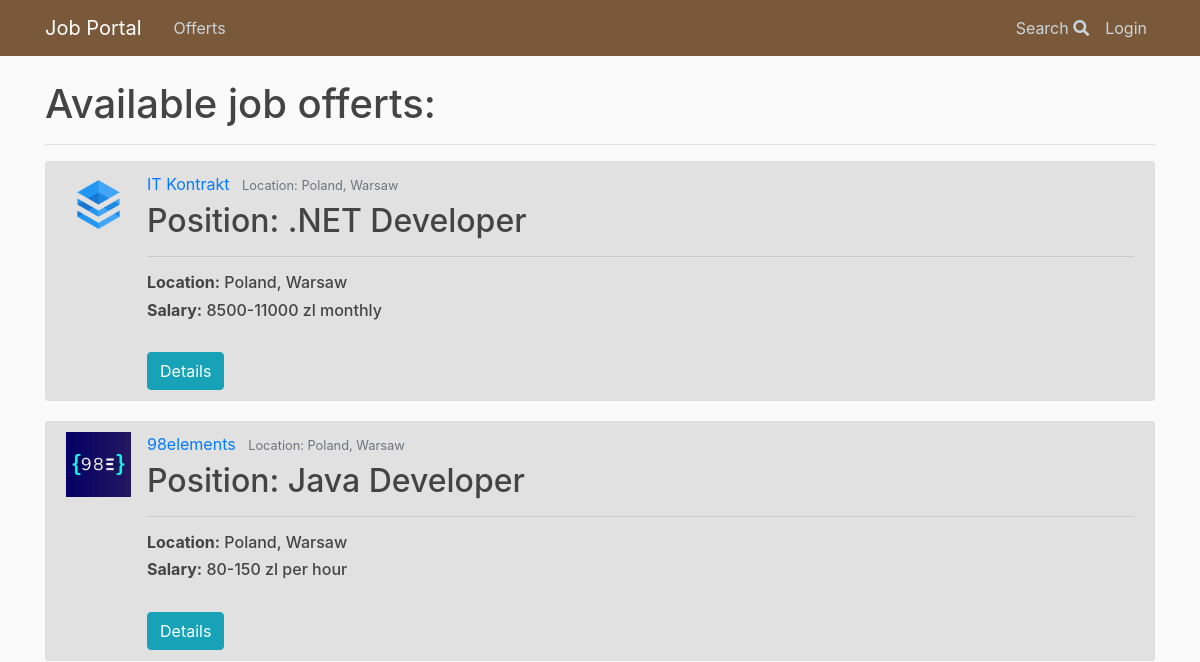
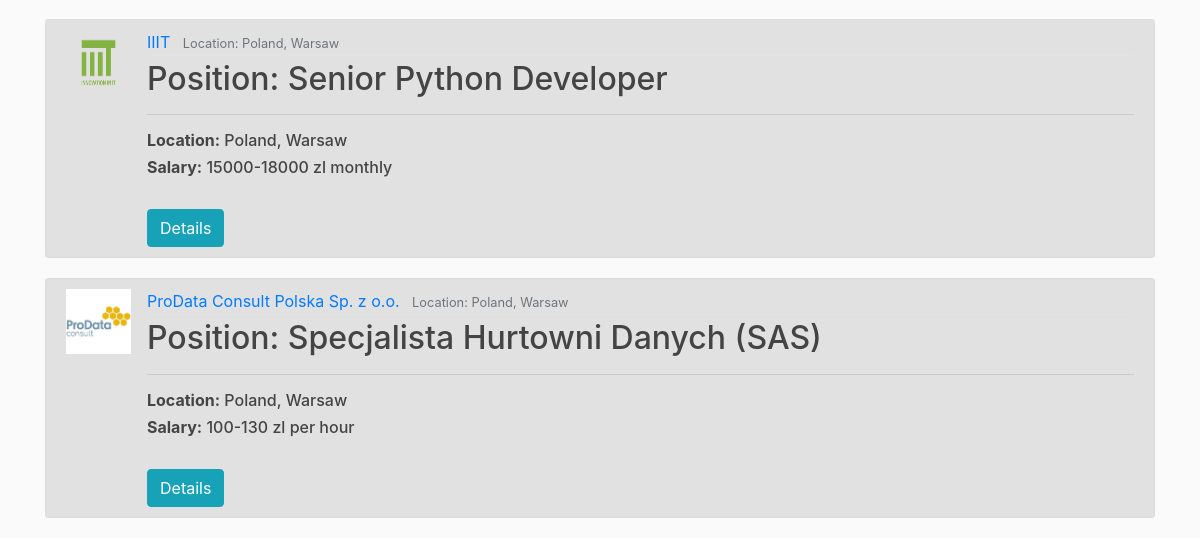
Page /offerts/ on the earlier database version (2 pictures, top to bottom).
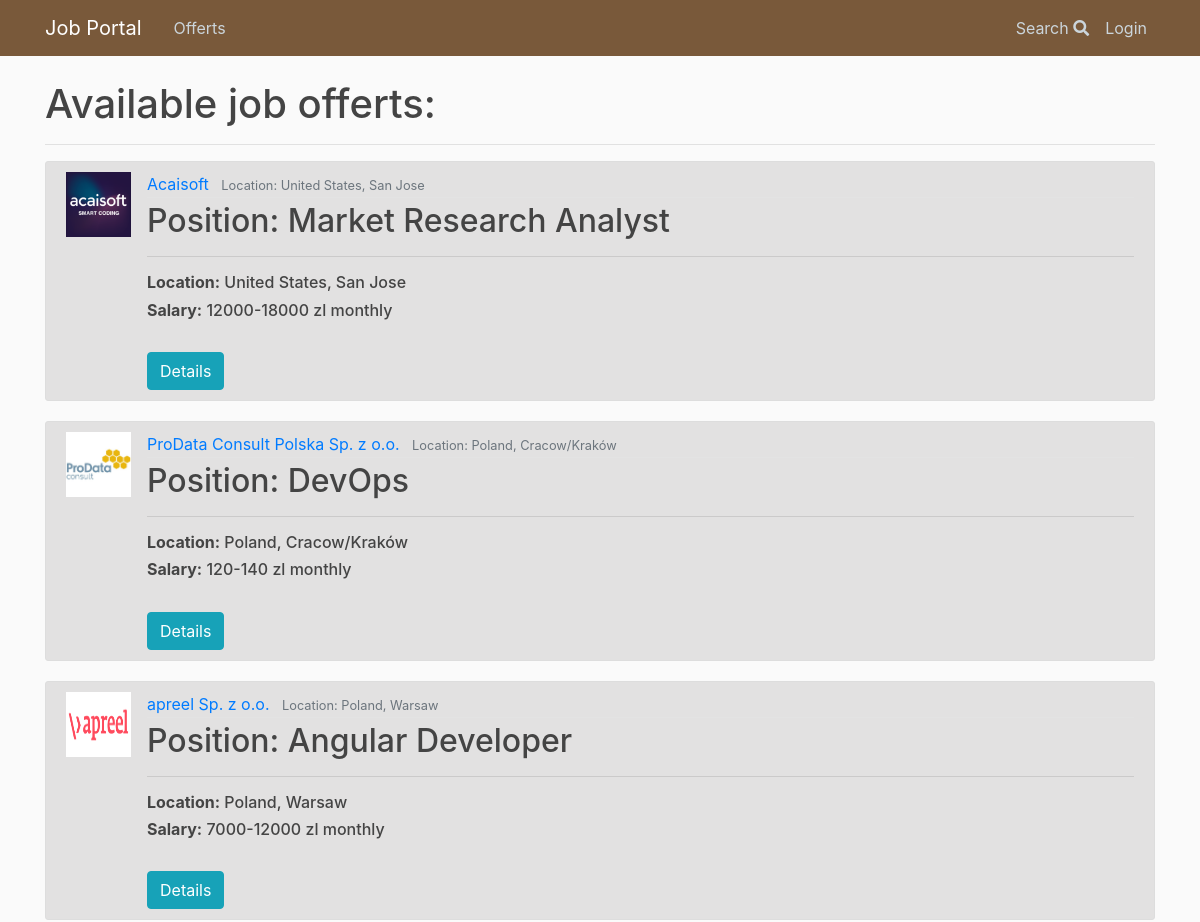
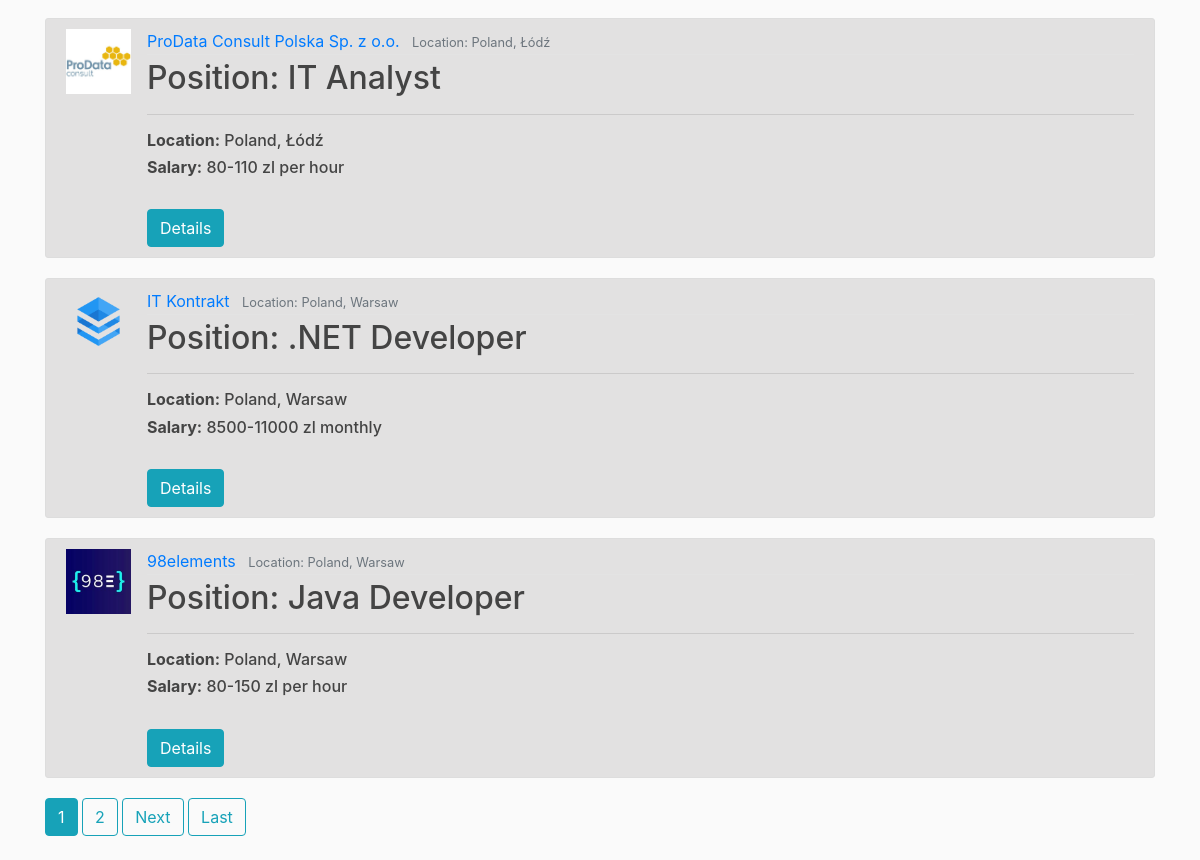
Same page on the later database version (2 pictures, top to bottom).
### offerts/models.py (models this page shows, shortened)
class Offert(models.Model):
    author = models.ForeignKey(User, on_delete=models.CASCADE)
    position = models.CharField(max_length = 100)
    agency = models.ForeignKey(Agency, on_delete=models.CASCADE)
    remote = models.BooleanField(default=False)
    sal_types = (
        ('H', 'per hour'),
        ('M', 'monthly'),
    )
    salary_type = models.CharField(
        max_length=1,
        choices=sal_types,
        default='M',
    )
    min_salary = models.IntegerField(default=0)
    max_salary = models.IntegerField(default=0)
    publication_date = models.DateTimeField(auto_now_add = True)
    expiration_date = models.DateField(null=True, default=None)
    must_have = models.ManyToManyField('Tag')
    nice_to_have = models.CharField(max_length = 1000)
    duties = models.CharField(max_length = 1000)
    benefits = models.CharField(max_length = 1000)
    about = models.TextField(null=True)
    '''def get_absolute_url(self):
        return reverse('offerts:application_form')'''

class Agency(models.Model):
    company = models.ForeignKey(Company, on_delete=models.CASCADE)
    country = models.CharField(max_length = 100)
    location = models.CharField(max_length = 100)
    address = models.CharField(max_length = 200)
    weppage = models.URLField(null=True)
    email = models.EmailField()
    phone = models.CharField(max_length=15)
    class Meta:
        verbose_name_plural = "Agencies"

class Company(models.Model):
    name = models.CharField(max_length = 200, unique=True)
    logo = models.ImageField(upload_to = "logos/", null=True, default=None)
    webpage = models.URLField(null=True)
    about = models.CharField(max_length = 1000)
    class Meta:
        verbose_name_plural = "Companies"

### offerts/views.py (the view)
# urls.py: path('', OffertListView.as_view(), name = 'index'),
class OffertListView(ListView):
    model = Offert
    template_name = 'offerts/offert_list.html' # default: <app>/<model>_<viewtype>.html
    context_object_name = 'offerts'
    ordering = ['-publication_date'] # '-' -> from newest to oldest
    paginate_by = 6

### offerts/templates/offerts/offert_list.html (shortened to what this page needs)
{% extends 'base.html' %}
{% load static %}
{% block body %}
<h1> Available job offerts: </h1>
<hr>
{% if offerts %}
{% for offert in offerts %}
<article class="media content-section">
  <img class="article-img" src="{{offert.agency.company.logo.url}}" alt="logo">
  <div class="media-body">
    <div class="article-metadata">
      <a class="mr-2" href='#'>{{ offert.agency.company.name }}</a>
      <small class="text-muted">Location: {{ offert.agency.country }}, {{offert.agency.location }}</small>
    </div>
    <h2><a class="article-title">Position: {{ offert.position }}</a></h2>
    <hr>
    <h6><a class="article-title"><strong>Location:</strong> {{ offert.agency.country }}, {{offert.agency.location }}</a></h6>
    <h6><a class="article-title"><strong>Salary:</strong> {{offert.min_salary}}-{{offert.max_salary}} zl  {{ offert.get_salary_type_display }}</a></h6>
    <br>
    <a href="{% url 'offerts:offert_details' offert.id %}"><button type="button" class="btn btn-info">Details</button></a>
    </article>
    {% endfor %}
    {% if is_paginated %}
    {% for num in page_obj.paginator.page_range %}
    {% if page_obj.number == num %}
    <a class="btn btn-info mb-4" href="?page={{num}}">{{num}}</a>
    {% elif num > page_obj.number|add:'-2' and num < page_obj.number|add:'2' %}
    <a class="btn btn-outline-info mb-4" href="?page={{num}}">{{num}}</a>
    {% endif %}
    {% endfor %}
    {% if page_obj.has_next %}
    <a class="btn btn-outline-info mb-4" href="?page={{ page_obj.next_page_number }}">Next</a>
    <a class="btn btn-outline-info mb-4" href="?page={{ page_obj.paginator.num_pages }}">Last</a>
    {% endif %}
    {% endif %}
    {% else %}
    <h3>No offerts available.</h3>
    {% endif %}
    {% endblock %}

### offerts/templates/base.html (shortened to what this page needs)
{% load static %}
<!DOCTYPE html>
<html>
<head>
  <link rel="stylesheet" href="https://stackpath.bootstrapcdn.com/bootstrap/4.3.1/css/bootstrap.min.css">
  <link rel="stylesheet" href="https://use.fontawesome.com/releases/v5.8.2/css/all.css">
</head>
<body>
  <header class="site-header">
    <nav id="navbar" class="navbar navbar-expand-md navbar-dark bg-steel fixed-top">
      <div class="container">
        <a class="navbar-brand mr-4" href="{% url 'home' %}">Job Portal</a>
        <div class="collapse navbar-collapse" id="navbarToggle">
          <div class="navbar-nav mr-auto">
            <a class="nav-item nav-link" href="{% url 'offerts:index' %}">Offerts</a>
          </div>
          <div class="navbar-nav">
            <a class="nav-item nav-link" href="{% url 'search:index' %}">Search <i class="fa fa-search bg-transparent"></i></a>
            {% if user.is_authenticated %}
            <a class="nav-item nav-link"href="{% url 'profile' %}">Profile</a>
            <a class="nav-item nav-link"href="{% url 'logout' %}">Logout</a>
            {% else %}
            <a class="nav-item nav-link"href="{%url 'login' %}">Login</a>
            {% endif %}
          </div>
        </div>
      </div>
    </nav>
  </header>
  <main role="main" class="container">
    <div class="row">
      <div class="col-md-12">
        {% block body %}{% endblock %}
      </div>
    </div>
  </main>
</body>
</html>

### offerts/static/main.css (style rules this page uses)
body { background: #fafafa; color: #333333; margin-top: 5rem; }
h1, h2, h3, h4, h5, h6 { color: #444444; }
.bg-steel { background-color: #5f788a; }
.site-header .navbar-nav .nav-link { color: #cbd5db; }
.content-section { background: #e2e1e1; padding: 10px 20px; border: 1px solid #dddddd; border-radius: 3px; margin-bottom: 20px; }
.article-title { color: #444444; }
.article-img { height: 65px; width: 65px; margin-right: 16px; }
.article-metadata { padding-bottom: 1px; margin-bottom: 4px; border-bottom: 1px solid #e3e3e3 }
#navbar { background-color: #79593a }

Differences in the rows shown:
no longer on this page (row unchanged): Offert: agency.company.logo (picture), agency.company.name "IIIT", agency.country "Poland", agency.location "Warsaw", position "Senior Python Developer", min_salary "15000", max_salary "18000", salary_type "monthly"
no longer on this page (row unchanged): Offert: agency.company.logo (picture), agency.company.name "ProData Consult Polska Sp. z o.o.", agency.country "Poland", agency.location "Warsaw", position "Specjalista Hurtowni Danych (SAS)", min_salary "100", max_salary "130", salary_type "per hour"
added Offert: agency.company.logo (picture), agency.company.name "Acaisoft", agency.country "United States", agency.location "San Jose", position "Market Research Analyst", min_salary "12000", max_salary "18000", salary_type "monthly"
added Offert: agency.company.logo (picture), agency.company.name "ProData Consult Polska Sp. z o.o.", agency.country "Poland", agency.location "Cracow/Kraków", position "DevOps", min_salary "120", max_salary "140", salary_type "monthly"
added Offert: agency.company.logo (picture), agency.company.name "apreel Sp. z o.o.", agency.country "Poland", agency.location "Warsaw", position "Angular Developer", min_salary "7000", max_salary "12000", salary_type "monthly"
added Offert: agency.company.logo (picture), agency.company.name "ProData Consult Polska Sp. z o.o.", agency.country "Poland", agency.location "Łódź", position "IT Analyst", min_salary "80", max_salary "110", salary_type "per hour"
Other differences:
new list line: "1"
new list line: "2"
text now shown: "Next Last"
